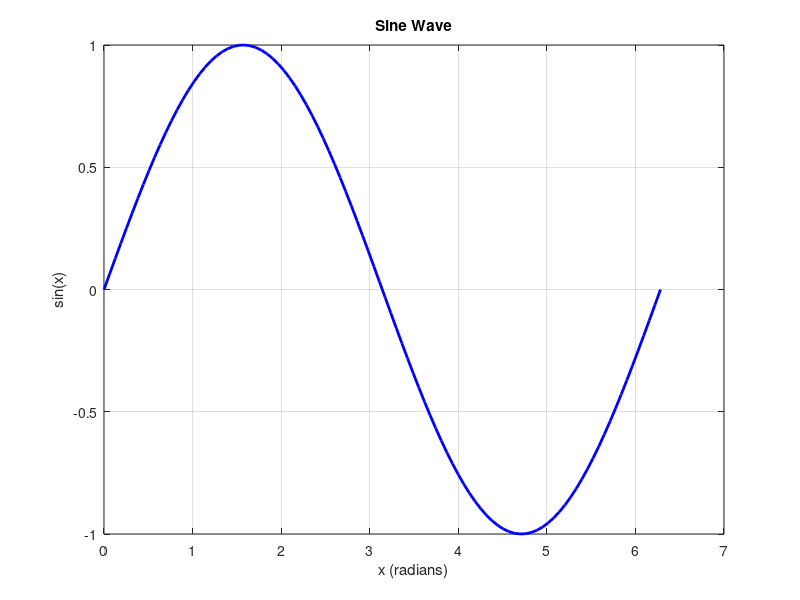

MATLAB code for this plot:
% Generate x values from 0 to 2*pi
x = linspace(0, 2*pi, 100);

% Calculate y values (sine of x)
y = sin(x);

% Create the plot
figure;
plot(x, y, 'b-', 'LineWidth', 2);

% Add labels and title
xlabel('x (radians)');
ylabel('sin(x)');
title('Sine Wave');

% Add grid
grid on;

% Display the plot
disp('Sine wave plot created.');
